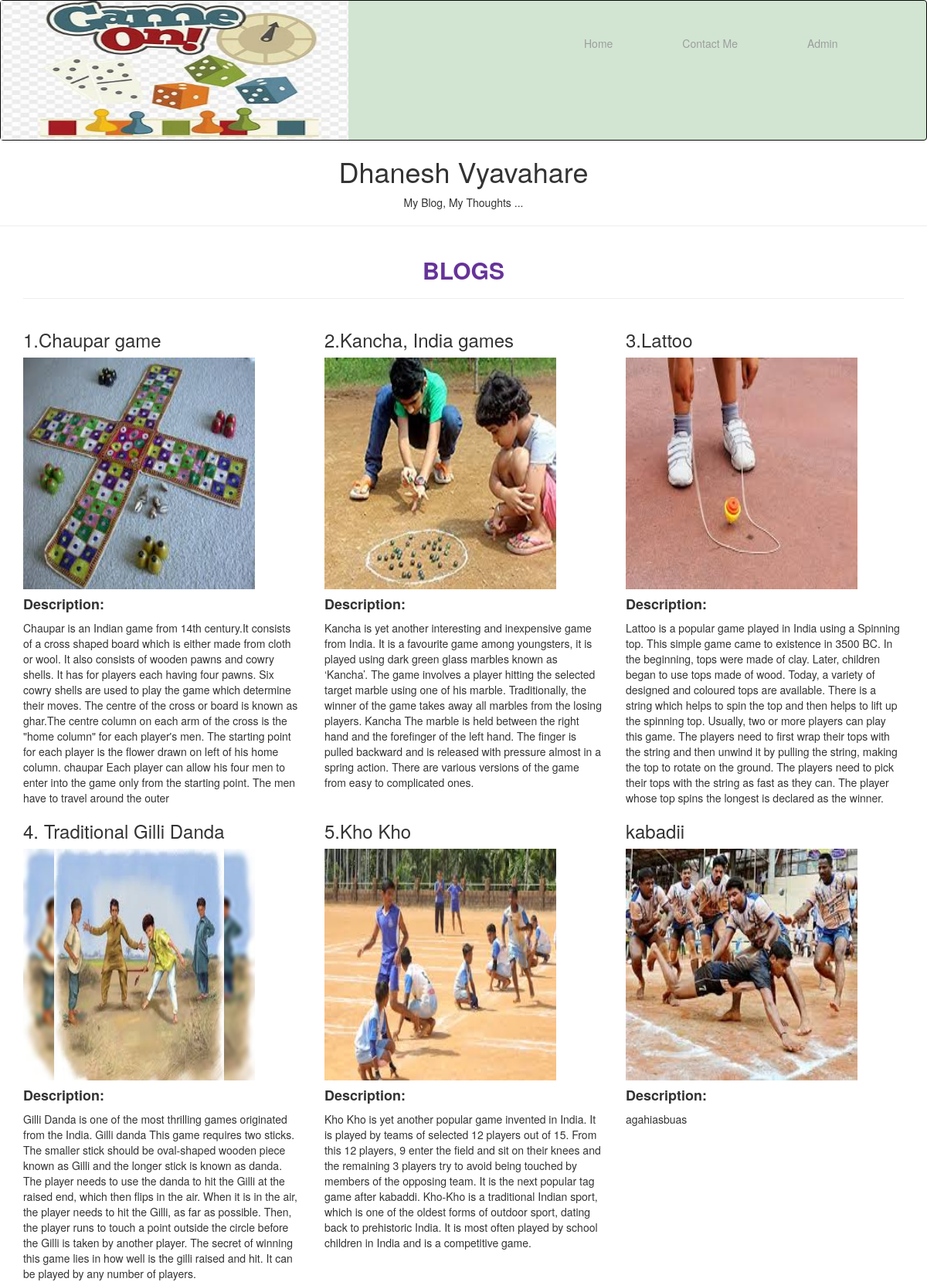
The page / on the database its author committed.
### tables this page shows
CREATE TABLE Blog(id integer primary key autoincrement,Blog title text,post by text,Description text, Date text, img text);

### app.py (the view)
@app.route("/")
def home():
    con=sqlite3.connect("blog.db")
    cur=con.cursor()
    data = con.execute('SELECT * FROM Blog').fetchall()
    return render_template('index.html', data=data)

### templates/index.html (shortened to what this page needs)
<html>
<head>
  <link rel="stylesheet" href="https://maxcdn.bootstrapcdn.com/bootstrap/3.4.1/css/bootstrap.min.css">
</head>
<body>
<nav class="navbar navbar-inverse" style="background-color:rgba(204, 226, 205, 0.89)">
	<div class="navbar-header" >
	<a><img src="{{url_for('static',filename='images/logo1.jfif')}}" height="180px" width="450px" id="imgg"></a>
		</div>
		<div id="mynav" class="collapse navbar-collapse" float:left;>
			<ul class="nav navbar-nav">
				<li style="padding:50px"><a href="#"></a></li>
				<li style="padding:50px"><a href="#"></a></li>
				<li style="padding: 30px"><a href="/">Home</a></li>
				<li style="padding:30px"><a href="/contact">Contact Me</a></li>
                <li style="padding:30px"><a href="/admin">Admin</a></li>
			</ul>
        </div>
</nav>
<center>
<div class="title-area" >
	<h1 >Dhanesh Vyavahare</h1>
	<p>My Blog, My Thoughts ...</p>
</div>
</center>
<hr>
<div class="container">
	<center>
	<h2 style="color:rebeccapurple"><b>BLOGS</h2></b>
	</center>
	<hr>
 <div class="row" >
	{%  for i in data %}
	<div class="col-sm-4 col-xs-12">
		<h3>{{i[1]}}</h3>
		<img src="{{url_for('static',filename='images')}}/{{i[5]}}" height="300" width="300">
		<h4> <b>Description:</b> </h4>{{i[3]}}
	</div>
{% endfor %}
</div>
</body>
</html>

### rows shown on the page
Blog: Blog "1.Chaupar game", img (picture), Description "Chaupar is an Indian game from 14th century.It consists of a cross shaped board which is either made from cloth or wool. It also consists of wooden pawns and cowry shells. It has for players each having four pawns. Six cowry shells are used to play the game which determine their moves. The centre of the cross or board is known as ghar.The centre column on each arm of the cross is the \"home column\" for each player's men. The starting point for each player is the flower drawn on left of his home column. chaupar Each player can allow his four men to enter into the game only from the starting point. The men have to travel around the outer"
Blog: Blog "2.Kancha, India games", img (picture), Description "Kancha is yet another interesting and inexpensive game from India. It is a favourite game among youngsters, it is played using dark green glass marbles known as ‘Kancha’. The game involves a player hitting the selected target marble using one of his marble. Traditionally, the winner of the game takes away all marbles from the losing players. Kancha The marble is held between the right hand and the forefinger of the left hand. The finger is pulled backward and is released with pressure almost in a spring action. There are various versions of the game from easy to complicated ones."
Blog: Blog "3.Lattoo", img (picture), Description "Lattoo is a popular game played in India using a Spinning top. This simple game came to existence in 3500 BC. In the beginning, tops were made of clay. Later, children began to use tops made of wood. Today, a variety of designed and coloured tops are available. There is a string which helps to spin the top and then helps to lift up the spinning top. Usually, two or more players can play this game. The players need to first wrap their tops with the string and then unwind it by pulling the string, making the top to rotate on the ground. The players need to pick their tops with the string as fast as they can. The player whose top spins the longest is declared as the winner."
Blog: Blog "4. Traditional Gilli Danda", img (picture), Description "Gilli Danda is one of the most thrilling games originated from the India. Gilli danda This game requires two sticks. The smaller stick should be oval-shaped wooden piece known as Gilli and the longer stick is known as danda. The player needs to use the danda to hit the Gilli at the raised end, which then flips in the air. When it is in the air, the player needs to hit the Gilli, as far as possible. Then, the player runs to touch a point outside the circle before the Gilli is taken by another player. The secret of winning this game lies in how well is the gilli raised and hit. It can be played by any number of players."
Blog: Blog "5.Kho Kho", img (picture), Description "Kho Kho is yet another popular game invented in India. It is played by teams of selected 12 players out of 15. From this 12 players, 9 enter the field and sit on their knees and the remaining 3 players try to avoid being touched by members of the opposing team. It is the next popular tag game after kabaddi. Kho-Kho is a traditional Indian sport, which is one of the oldest forms of outdoor sport, dating back to prehistoric India. It is most often played by school children in India and is a competitive game."
Blog: Blog "kabadii", img (picture), Description "agahiasbuas"
